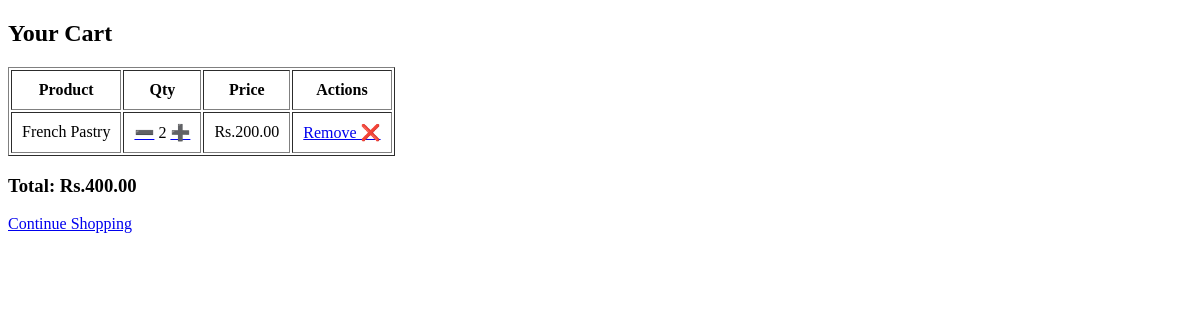
/cart/ (signed in), run on an earlier commit of the app's database.
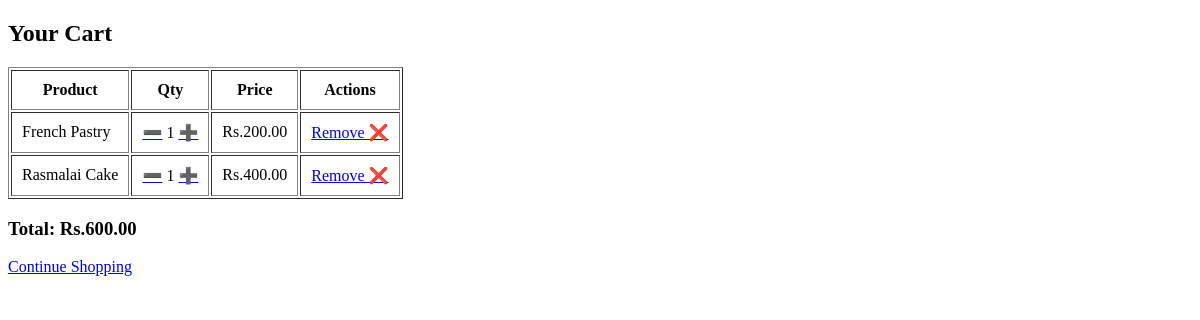
And on a later commit of the database.
### Bakery/models.py (models this page shows, shortened)
class CartItem(models.Model):
    user = models.ForeignKey(User, on_delete=models.CASCADE)
    product = models.ForeignKey(Product, on_delete=models.CASCADE)
    quantity = models.PositiveIntegerField(default=1)

class Product(models.Model):
    name = models.CharField(max_length=100)
    price = models.DecimalField(max_digits=6, decimal_places=2)
    image = models.ImageField(upload_to='products/', blank=True, null=True)
    description = models.TextField(blank=True)

### Bakery/views.py (the view)
# urls.py: path("cart/", views.cart, name="cart"),
@login_required
def cart(request):
    items = CartItem.objects.filter(user=request.user)
    total = sum(item.product.price * item.quantity for item in items)
    return render(request, "cart.html", {
        "items": items,
        "total": total
    })

### Bakery/context_processors.py (called while the page is built)
def cart_item_count(request):
    if request.user.is_authenticated:
        count = CartItem.objects.filter(user=request.user).count()
    else:
        count = 0
    return {"cart_count": count}

### templates/cart.html (shortened to what this page needs)
<!DOCTYPE html>
<html lang="en">
<head>
</head>
<body>
<h2>Your Cart</h2>
{% if items %}
    <table border="1" cellpadding="10">
        <tr>
            <th>Product</th>
            <th>Qty</th>
            <th>Price</th>
            <th>Actions</th>
        </tr>
        {% for item in items %}
        <tr>
            <td>{{ item.product.name }}</td>
            <td>
                <a href="{% url 'decrease_qty' item.id %}">➖</a>
                {{ item.quantity }}
                <a href="{% url 'increase_qty' item.id %}">➕</a>
            </td>
            <td>Rs.{{ item.product.price|floatformat:2 }}</td>
            <td>
                <a href="{% url 'remove_from_cart' item.id %}">
                    Remove ❌
                </a>
            </td>
        </tr>
        {% endfor %}
    </table>
    <h3>Total: Rs.{{ total }}</h3>
{% else %}
    <p>Your cart is empty.</p>
{% endif %}
<a href="{% url 'home' %}">Continue Shopping</a>
</body>
</html>

What changed in the data, as far as the page shows it:
changed CartItem "French Pastry": quantity "2" → "1"
added CartItem: product.name "Rasmalai Cake", quantity "1", product.price "400.00"
Also different on the page:
{{ total }}: "400.00" → "600.00"
